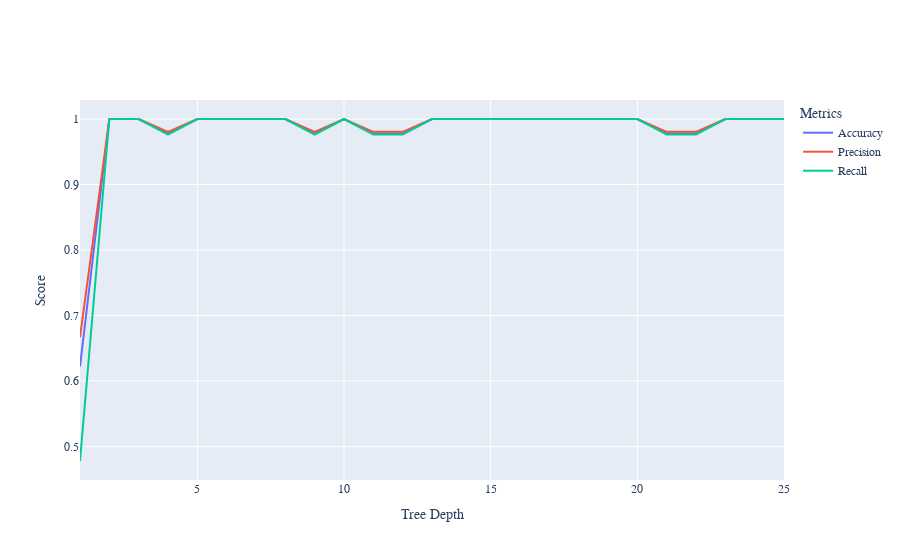

Write notebook code for a chart like this one.
### Code cell
acc_lst = [x[0] for x in iris_mets]
f1_lst = [x[1] for x in iris_mets]
prec_lst = [x[2] for x in iris_mets]
recall_lst = [x[3] for x in iris_mets]



fig = go.Figure()
fig.add_trace(go.Scatter(x=depths, y=acc_lst, name="Accuracy"))
fig.add_trace(go.Scatter(x=depths, y=prec_lst, name="Precision"))
fig.add_trace(go.Scatter(x=depths, y=recall_lst, name="Recall"))
fig.update_layout(
    xaxis_title="Tree Depth",
    yaxis_title="Score",
    legend_title="Metrics",
    font = dict(
        family="Courier new, monospace"
    )
)
fig.show()
fig.write_image("images/fig_iris_depth.pdf")

### Figure 1 — Plotly figure (JSON) as saved in the notebook; plotly's stock layout.template omitted (floating-point values rounded to 4 significant figures)
{"data": [{"name": "Accuracy", "type": "scatter", "x": [1, 2, 3, 4, 5, 6, 7, 8, 9, 10, 11, 12, 13, 14, 15, 16, 17, 18, 19, 20, 21, 22, 23, 24, 25], "y": [0.6222, 1, 1, 0.9778, 1, 1, 1, 1, 0.9778, 1, 0.9778, 0.9778, 1, 1, 1, 1, 1, 1, 1, 1, 0.9778, 0.9778, 1, 1, 1]}, {"name": "Precision", "type": "scatter", "x": [1, 2, 3, 4, 5, 6, 7, 8, 9, 10, 11, 12, 13, 14, 15, 16, 17, 18, 19, 20, 21, 22, 23, 24, 25], "y": [0.6667, 1, 1, 0.9804, 1, 1, 1, 1, 0.9804, 1, 0.9804, 0.9804, 1, 1, 1, 1, 1, 1, 1, 1, 0.9804, 0.9804, 1, 1, 1]}, {"name": "Recall", "type": "scatter", "x": [1, 2, 3, 4, 5, 6, 7, 8, 9, 10, 11, 12, 13, 14, 15, 16, 17, 18, 19, 20, 21, 22, 23, 24, 25], "y": [0.4778, 1, 1, 0.9762, 1, 1, 1, 1, 0.9762, 1, 0.9762, 0.9762, 1, 1, 1, 1, 1, 1, 1, 1, 0.9762, 0.9762, 1, 1, 1]}], "layout": {"font": {"family": "Courier new, monospace"}, "legend": {"title": {"text": "Metrics"}}, "xaxis": {"title": {"text": "Tree Depth"}}, "yaxis": {"title": {"text": "Score"}}}}
